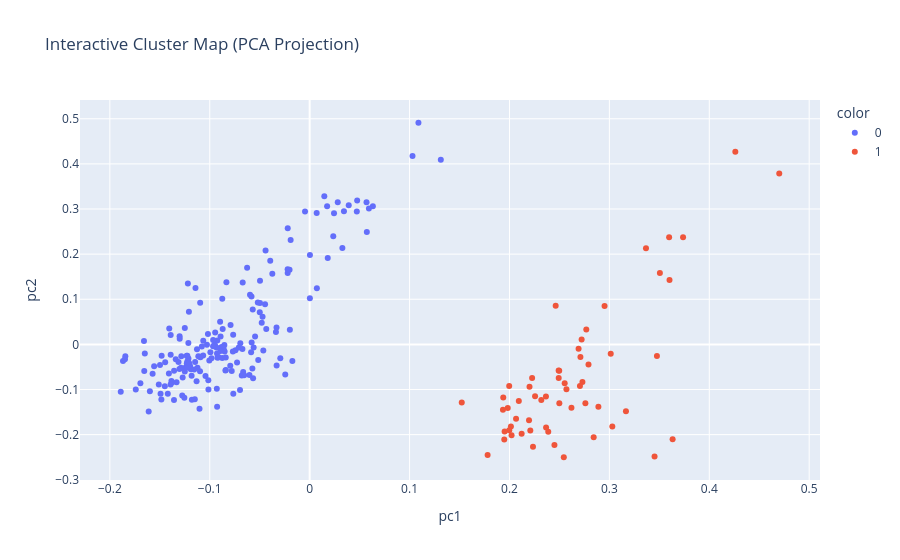

Notebook source saved alongside this figure:
### Code cell
fig = px.scatter(
    cluster_df,
    x='pc1',
    y='pc2',
    color=cluster_df['cluster_id'].astype(str),
    hover_name='title',
    hover_data=['day', 'track', 'top_terms'],
    title='Interactive Cluster Map (PCA Projection + Key Terms)'
)
fig.show()

### Figure 1 — Plotly figure (JSON) as saved in the notebook; plotly's stock layout.template omitted (floating-point values rounded to 4 significant figures; data arrays with more than 128 entries replaced by an {"elided": "..."} marker saying what was removed)
{"data": [{"customdata": {"elided": "187x2 str values"}, "hovertemplate": "<b>%{hovertext}</b><br><br>color=0<br>pc1=%{x}<br>pc2=%{y}<br>day=%{customdata[0]}<br>track=%{customdata[1]}<extra></extra>", "hovertext": {"elided": "187 str values"}, "legendgroup": "0", "marker": {"color": "#636efa", "symbol": "circle"}, "mode": "markers", "name": "0", "orientation": "v", "showlegend": true, "type": "scatter", "x": {"elided": "187 float values"}, "xaxis": "x", "y": {"elided": "187 float values"}, "yaxis": "y"}, {"customdata": [["Thursday", "Data Integration"], ["Thursday", "Data Integration"], ["Wednesday", "Data Engineering"], ["Wednesday", "Microsoft Foundry"], ["Thursday", "Data Engineering"], ["Thursday", "Azure SQL"], ["Thursday", "SQL in Fabric"], ["Thursday", "SQL Server"], ["Thursday", "Data Engineering"], ["Wednesday", "SQLCON"], ["Wednesday", "Admin and Governance"], ["Thursday", "Data Engineering"], ["Thursday", "SQL Server"], ["Wednesday", "Data Engineering"], ["Thursday", "Data Integration"], ["Thursday", "Power BI"], ["Wednesday", "Data Engineering"], ["Thursday", "Developer Experiences"], ["Thursday", "Data Dev"], ["Thursday", "Admin and Governance"], ["Thursday", "Real-Time Intelligence"], ["Thursday", "Data Warehousing"], ["Thursday", "Azure SQL"], ["Thursday", "Power BI"], ["Wednesday", "Data Engineering"], ["Wednesday", "Power BI"], ["Thursday", "Admin and Governance"], ["Thursday", "Power BI"], ["Thursday", "Admin and Governance"], ["Thursday", "Data Integration"], ["Thursday", "Real-Time Intelligence"], ["Friday", "Data Engineering"], ["Thursday", "Microsoft Purview"], ["Friday", "Power BI"], ["Thursday", "Microsoft Purview"], ["Friday", "Admin and Governance"], ["Thursday", "Power BI"], ["Thursday", "OneLake"], ["Thursday", "OneLake"], ["Thursday", "Power BI"], ["Thursday", "Data Science"], ["Friday", "Data Engineering"], ["Thursday", "Admin and Governance"], ["Friday", "Real-Time Intelligence"], ["Friday", "Azure SQL"], ["Friday", "Data Engineering"], ["Friday", "Developer Experiences"], ["Friday", "Admin and Governance"], ["Thursday", "Developer Experiences"], ["Thursday", "SQL Server"], ["Wednesday", "SQL in Fabric"], ["Friday", "Data Engineering"], ["Thursday", "Real-Time Intelligence"], ["Thursday", "SQL in Fabric"], ["Friday", "Data Integration"], ["Thursday", "Data Integration"], ["Thursday", "Power BI"], ["Thursday", "Developer Experiences"]], "hovertemplate": "<b>%{hovertext}</b><br><br>color=1<br>pc1=%{x}<br>pc2=%{y}<br>day=%{customdata[0]}<br>track=%{customdata[1]}<extra></extra>", "hovertext": ["Accelerate Data Transformation with Dataflows Gen2 in Microsoft Fabric", "AI Agents, Power Platform and SQL for Next Gen Automation", "AI in Action: Microsoft Fabric for Data Science", "AI-Driven MDM on Microsoft Fabric: Build the Intelligent Golden Record", "AI-Powered CI/CD for Microsoft Fabric: Building Enterprise-Grade Pipelines with GitHub Copilot", "An inside look at how Microsoft builds SQL features", "Architecting Intelligence: What Powers SQL Copilots", "Azure SQL Database, a great alternative to SQL Server Express or Standard", "Best Practices for Library Management with Microsoft Fabric Spark Environments", "Change Tracking in SQL Server 2025: Exploring Change Event Streaming vs CDC", "CI/CD and DevOps for Power BI: Beyond the Happy Path", "Delta Lake in Fabric: Internals, Innovations, and What's New in Delta 4.0", "Elevate SQL development with VS Code, GitHub Copilot and Microsoft SQL drivers", "Empowering Lakehouse Solutions with Fabric Warehouse", "Enterprise-Grade Migration to Microsoft Fabric: Modernizing Lakehouses, Pipelines, Analytics & AI", "Expert vs. AI: The Power BI Turing Test", "Fabric Data Factory Orchestration: Build Pipelines + Airflow Like a Pro", "Fabric Development: Repos, Collaboration and Deployments", "Fabric Extensibility Toolkit: Build your own Fabric item in minutes with AI", "Fabric IQ + Agent 365: Identity, Governance & Tooling for Microsoft Fabric", "Fabric IQ + Foundry IQ: Unifying data and knowledge for agentic AI", "Fabric Under the Hood: Performance-Driven Architecture for Data Warehouse & Lakehouse SQL", "From On-Prem to Next-Gen: Simplifying SQL Server Migrations", "From Simple Maps to Advanced Spatial Analytics in Power BI", "From SQL SSIS to MS Fabric: Your ETL ReImagined", "Getting Started with Dataflow Gen2: Simple, Practical, Real", "Govern, manage, and protect your data in Microsoft Fabric", "How Health Systems Can Join the EMR Cloud Journey", "How Impetus LeapLogic Automates the Move from Legacy Systems to Microsoft Fabric", "Implement Enterprise Data Integration Patterns with Data Factory in Microsoft Fabric", "Implementation Patterns for Fabric Real Time Intelligence", "Inside of OneLake Spark Catalog and migration to schema-enabled lakehouses", "Leveraging Governance inside your Microsoft Fabric Tenant and Workspace", "Making AI Agents Smarter with Fabric IQ and Foundry IQ", "MD Anderson's Strategic Migration to Microsoft Fabric", "Modern Data Protection Strategies with SQL Server", "Once Upon a Report: The Storytelling Power of Power BI", "OneLake for SharePoint - From list and documents, to AI", "Open interoperability: integrating Azure Databricks and OneLake", "Power BI Copilot Roadmap: What's New and Coming Soon", "Powering Data with AI Functions in Fabric", "Proven Fabric Architecture Patterns to Minimize Refactoring", "Running Autonomous AI Agents in Production: A SEGA Case Study in Product Classification & Enrichment", "Secure Your Streaming Data: Govern Real-Time Pipelines with Confidence", "SQL Database in Fabric: Simplifying OLTP and Enabling Rapid Analytics", "SQL database in Fabric: The Fast Path to Modern, Scalable Analytics", "SQL Server 2025 is the AI-ready Enterprise Database", "SQL Server in Azure Virtual Machine: Configuring for price-performance", "SQL Server Sleuthing: Unmasking SQL Server Performance Issues", "SQL vs. Fabric? Why Not Both! A Practical and Entertaining Guide for All", "SSMS 22 Unlocked: Features You've Been Waiting For", "Taking Direct Lake to the Next Level", "The Fabric Effect at CDW: Built by the Business, Supercharged by IT", "The Genesis of Fabric Warehouse: A Deep Dive into Its Foundations", "The Ultimate \"NO ETL\" Show Down: Shortcuts vs Mirroring vs Copy Job", "Transform your data platform into an AI-ready foundation for growth", "What's New and What's Next for Power BI Visuals", "What's new in Fabric capacities and capacity monitoring"], "legendgroup": "1", "marker": {"color": "#EF553B", "symbol": "circle"}, "mode": "markers", "name": "1", "orientation": "v", "showlegend": true, "type": "scatter", "x": [0.2235, 0.2692, 0.2122, 0.2014, 0.1998, 0.2791, 0.3476, 0.4261, 0.1982, 0.3366, 0.2365, 0.2226, 0.2769, 0.3029, 0.245, 0.289, 0.2209, 0.3166, 0.2066, 0.2544, 0.2021, 0.271, 0.3506, 0.2093, 0.3013, 0.2499, 0.1948, 0.273, 0.2366, 0.1781, 0.2196, 0.2256, 0.2388, 0.1951, 0.3452, 0.3602, 0.2319, 0.3633, 0.2492, 0.276, 0.2843, 0.262, 0.1938, 0.1935, 0.2952, 0.2463, 0.3738, 0.3598, 0.47, 0.2722, 0.2493, 0.2553, 0.1997, 0.2201, 0.2498, 0.1522, 0.257, 0.2705], "xaxis": "x", "y": [-0.227, -0.009738, -0.1979, -0.1819, -0.1904, -0.04469, -0.02594, 0.427, -0.1407, 0.2128, -0.1157, -0.07447, 0.03283, -0.1819, -0.223, -0.138, -0.1907, -0.1483, -0.165, -0.2501, -0.2011, -0.02819, 0.1582, -0.1256, -0.02101, -0.1302, -0.2108, -0.08335, -0.1841, -0.2452, -0.168, -0.115, -0.1937, -0.1931, -0.2483, 0.1428, -0.1233, -0.2101, -0.05761, -0.1305, -0.2058, -0.1403, -0.1177, -0.1449, 0.0853, 0.08548, 0.2373, 0.2371, 0.3786, 0.011, -0.07431, -0.08632, -0.09203, -0.09406, -0.05818, -0.1289, -0.09949, -0.09209], "yaxis": "y"}], "layout": {"legend": {"title": {"text": "color"}, "tracegroupgap": 0}, "title": {"text": "Interactive Cluster Map (PCA Projection)"}, "xaxis": {"anchor": "y", "domain": [0, 1], "title": {"text": "pc1"}}, "yaxis": {"anchor": "x", "domain": [0, 1], "title": {"text": "pc2"}}}}
